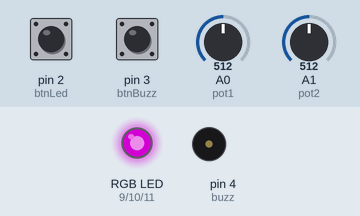
The sketch below on a simulated Arduino Uno, built with avr-gcc and run on an emulated ATmega328P. Shown: an RGB LED mixed from three pins (HIGH = lit), buzzer (waves = sounding, pin HIGH). The test bench sets the inputs (shaded band); at power-on: pin 2 (btnLed) LOW, A0 (pot1) = 512, A1 (pot2) = 512, pin 3 (btnBuzz) LOW. Dim RGB values are drawn brighter than linear.

Above: at 1.2 s.
1.3 s: pin 2 (btnLed) pulled HIGH for 1 s
At 3.2 s:
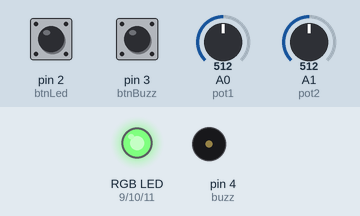
3.8 s: A0 (pot1) set to 716
At 4.3 s:
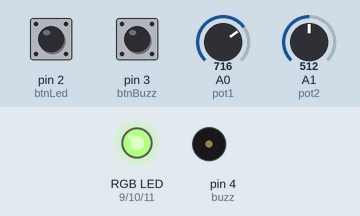
5.3 s: A1 (pot2) set to 716
At 6.5 s:
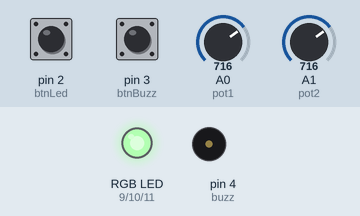
6.8 s: pin 3 (btnBuzz) pulled HIGH for 0.15 s
At 6.87 s:
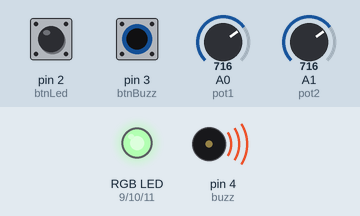
8.4 s: pin 2 (btnLed) pulled HIGH for 0.15 s
At 9.2 s:
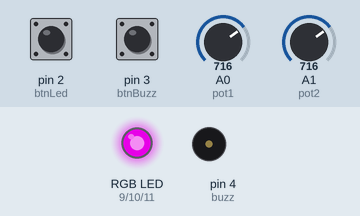
10.1 s: A0 (pot1) set to 900
At 11.5 s:
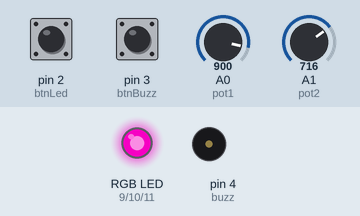
Timing chart, 0 to 12.6 s (numbered marks = the images above; inputs shaded):
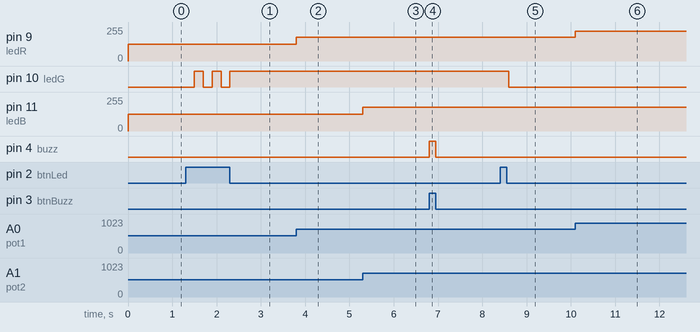

The sketch:

Potenciometro.ino
```cpp
long val1;
long val2;

int potR;
int potB;

bool encendido = false;

int ledR = 9;
int ledG = 10;
int ledB = 11;
int buzz = 4;
int btnLed = 2;
int btnBuzz = 3;

int pot1 = A0;
int pot2 = A1;


void setup() {
  Serial.begin(9600);
  pinMode(ledR, OUTPUT);
  pinMode(ledG, OUTPUT);
  pinMode(ledB, OUTPUT);
  pinMode(buzz, OUTPUT);
  pinMode(btnLed, INPUT);
  pinMode(btnBuzz, INPUT);
}

void loop() {
  val1 = analogRead(pot1);
  val2 = analogRead(pot2);
  potR = map(val1, 0, 1023, 0, 255);
  potB = map(val2, 0, 1023, 0, 255);

  if (digitalRead(btnBuzz) == HIGH) {
    digitalWrite(buzz, HIGH);
  } else {
    digitalWrite(buzz, LOW);
  }

  if (digitalRead(btnLed) == HIGH) {
    delay(200);
    encendido = !encendido;
  }


  if (encendido) {
    analogWrite(ledG, 255);
  } else {
    analogWrite(ledG, 0);
  }

  analogWrite(ledR, potR);
  analogWrite(ledB, potB);
}
```

Measured:
- after the input at 1.3 s, pin 10 (ledG): alternates HIGH for 0.20 s and LOW for 0.20 s, 5 changes in all, then stays HIGH, starting after 0.20 s
- after the input at 3.8 s, pin 9 (ledR): 127/255 → 178/255 at once
- after the input at 5.3 s, pin 11 (ledB): 127/255 → 178/255 at once
- after the input at 6.8 s, pin 4 (buzz): LOW → HIGH at once, → LOW 0.15 s later
- after the input at 8.4 s, pin 10 (ledG): HIGH → LOW after 0.20 s
- after the input at 10.1 s, pin 9 (ledR): 178/255 → 224/255 at once
